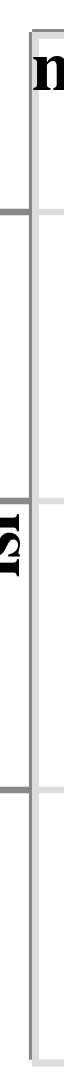

This figure's notebook cell:
### Markdown cell above
It's because of trial, look:

### Code cell
bw.plot_posteriors_no_slope(x='stim', color='neuron:N')
bw.facet(column='mouse')

### Figure 1 — Vega-Lite specification as saved in the notebook (floating-point values rounded to 4 significant figures)
{"config": {"view": {"continuousWidth": 400, "continuousHeight": 300}}, "hconcat": [{"layer": [{"mark": {"type": "line", "fill": null}, "encoding": {"color": {"type": "nominal", "field": "neuron"}, "detail": {"type": "ordinal", "field": ""}, "opacity": {"value": 0.2}, "size": {"value": 0.9}, "x": {"type": "ordinal", "field": "stim"}, "y": {"type": "quantitative", "field": "isi", "scale": {"clamp": true, "domain": [0.02146, 0.09268], "zero": false}}}}], "height": 160, "resolve": {"scale": {"y": "independent"}}, "title": "mouse 0  ", "transform": [{"filter": "(datum['mouse'] === '0')"}], "width": 150}, {"layer": [{"mark": {"type": "line", "fill": null}, "encoding": {"color": {"type": "nominal", "field": "neuron"}, "detail": {"type": "ordinal", "field": ""}, "opacity": {"value": 0.2}, "size": {"value": 0.9}, "x": {"type": "ordinal", "field": "stim"}, "y": {"type": "quantitative", "field": "isi", "scale": {"clamp": true, "domain": [0.02146, 0.09268], "zero": false}}}}], "height": 160, "resolve": {"scale": {"y": "independent"}}, "title": "mouse 1  ", "transform": [{"filter": "(datum['mouse'] === '1')"}], "width": 150}, {"layer": [{"mark": {"type": "line", "fill": null}, "encoding": {"color": {"type": "nominal", "field": "neuron"}, "detail": {"type": "ordinal", "field": ""}, "opacity": {"value": 0.2}, "size": {"value": 0.9}, "x": {"type": "ordinal", "field": "stim"}, "y": {"type": "quantitative", "field": "isi", "scale": {"clamp": true, "domain": [0.02146, 0.09268], "zero": false}}}}], "height": 160, "resolve": {"scale": {"y": "independent"}}, "title": "mouse 2  ", "transform": [{"filter": "(datum['mouse'] === '2')"}], "width": 150}, {"layer": [{"mark": {"type": "line", "fill": null}, "encoding": {"color": {"type": "nominal", "field": "neuron"}, "detail": {"type": "ordinal", "field": ""}, "opacity": {"value": 0.2}, "size": {"value": 0.9}, "x": {"type": "ordinal", "field": "stim"}, "y": {"type": "quantitative", "field": "isi", "scale": {"clamp": true, "domain": [0.02146, 0.09268], "zero": false}}}}], "height": 160, "resolve": {"scale": {"y": "independent"}}, "title": "mouse 3  ", "transform": [{"filter": "(datum['mouse'] === '3')"}], "width": 150}], "data": {"name": "data-5da0c5747e1fab868dd4320fd6cb422f"}, "$schema": "https://vega.github.io/schema/vega-lite/v4.8.1.json", "datasets": {"data-5da0c5747e1fab868dd4320fd6cb422f": [{"stim": 0, "i_trial": 0, "mouse_code": 0, "neuron_code": 0, "mouse": "0", "neuron_x_mouse": "0m0bayes", "neuron": 0, "log_firing_rate": 1.893, "Firing rate": 78.2, "firing_rate": 78.2, "i_spike": 51.5, "isi": 0.06841, "combined_condition": 0}, {"stim": 0, "i_trial": 0, "mouse_code": 0, "neuron_code": 4, "mouse": "0", "neuron_x_mouse": "1m0bayes", "neuron": 1, "log_firing_rate": 1.873, "Firing rate": 74.66, "firing_rate": 74.66, "i_spike": 73.0, "isi": 0.04698, "combined_condition": 1}, {"stim": 0, "i_trial": 0, "mouse_code": 0, "neuron_code": 8, "mouse": "0", "neuron_x_mouse": "2m0bayes", "neuron": 2, "log_firing_rate": 2.435, "Firing rate": 272.4, "firing_rate": 272.4, "i_spike": 162.5, "isi": 0.02145, "combined_condition": 2}, {"stim": 0, "i_trial": 0, "mouse_code": 1, "neuron_code": 1, "mouse": "1", "neuron_x_mouse": "0m1bayes", "neuron": 0, "log_firing_rate": 1.575, "Firing rate": 37.62, "firing_rate": 37.62, "i_spike": 29.5, "isi": 0.1205, "combined_condition": 0}, {"stim": 0, "i_trial": 0, "mouse_code": 1, "neuron_code": 5, "mouse": "1", "neuron_x_mouse": "1m1bayes", "neuron": 1, "log_firing_rate": 2.149, "Firing rate": 141.0, "firing_rate": 141.0, "i_spike": 79.5, "isi": 0.04353, "combined_condition": 1}, {"stim": 0, "i_trial": 0, "mouse_code": 1, "neuron_code": 9, "mouse": "1", "neuron_x_mouse": "2m1bayes", "neuron": 2, "log_firing_rate": 2.737, "Firing rate": 545.2, "firing_rate": 545.2, "i_spike": 146.0, "isi": 0.02374, "combined_condition": 2}, {"stim": 0, "i_trial": 0, "mouse_code": 2, "neuron_code": 2, "mouse": "2", "neuron_x_mouse": "0m2bayes", "neuron": 0, "log_firing_rate": 1.992, "Firing rate": 98.25, "firing_rate": 98.25, "i_spike": 47.5, "isi": 0.07373, "combined_condition": 0}, {"stim": 0, "i_trial": 0, "mouse_code": 2, "neuron_code": 6, "mouse": "2", "neuron_x_mouse": "1m2bayes", "neuron": 1, "log_firing_rate": 2.329, "Firing rate": 213.2, "firing_rate": 213.2, "i_spike": 68.5, "isi": 0.05122, "combined_condition": 1}, {"stim": 0, "i_trial": 0, "mouse_code": 2, "neuron_code": 10, "mouse": "2", "neuron_x_mouse": "2m2bayes", "neuron": 2, "log_firing_rate": 2.284, "Firing rate": 192.4, "firing_rate": 192.4, "i_spike": 161.0, "isi": 0.02166, "combined_condition": 2}, {"stim": 0, "i_trial": 0, "mouse_code": 3, "neuron_code": 3, "mouse": "3", "neuron_x_mouse": "0m3bayes", "neuron": 0, "log_firing_rate": 1.841, "Firing rate": 69.27, "firing_rate": 69.27, "i_spike": 42.5, "isi": 0.08292, "combined_condition": 0}, {"stim": 0, "i_trial": 0, "mouse_code": 3, "neuron_code": 7, "mouse": "3", "neuron_x_mouse": "1m3bayes", "neuron": 1, "log_firing_rate": 1.987, "Firing rate": 96.98, "firing_rate": 96.98, "i_spike": 73.0, "isi": 0.04736, "combined_condition": 1}, {"stim": 0, "i_trial": 0, "mouse_code": 3, "neuron_code": 11, "mouse": "3", "neuron_x_mouse": "2m3bayes", "neuron": 2, "log_firing_rate": 2.469, "Firing rate": 294.7, "firing_rate": 294.7, "i_spike": 148.0, "isi": 0.02364, "combined_condition": 2}, {"stim": 0, "i_trial": 1, "mouse_code": 0, "neuron_code": 0, "mouse": "0", "neuron_x_mouse": "0m0bayes", "neuron": 0, "log_firing_rate": 2.033, "Firing rate": 108.0, "firing_rate": 108.0, "i_spike": 40.0, "isi": 0.08403, "combined_condition": 0}, {"stim": 0, "i_trial": 1, "mouse_code": 0, "neuron_code": 4, "mouse": "0", "neuron_x_mouse": "1m0bayes", "neuron": 1, "log_firing_rate": 2.313, "Firing rate": 205.7, "firing_rate": 205.7, "i_spike": 76.0, "isi": 0.04619, "combined_condition": 1}, {"stim": 0, "i_trial": 1, "mouse_code": 0, "neuron_code": 8, "mouse": "0", "neuron_x_mouse": "2m0bayes", "neuron": 2, "log_firing_rate": 2.378, "Firing rate": 238.8, "firing_rate": 238.8, "i_spike": 154.5, "isi": 0.0226, "combined_condition": 2}, {"stim": 0, "i_trial": 1, "mouse_code": 1, "neuron_code": 1, "mouse": "1", "neuron_x_mouse": "0m1bayes", "neuron": 0, "log_firing_rate": 1.69, "Firing rate": 48.99, "firing_rate": 48.99, "i_spike": 38.5, "isi": 0.08849, "combined_condition": 0}, {"stim": 0, "i_trial": 1, "mouse_code": 1, "neuron_code": 5, "mouse": "1", "neuron_x_mouse": "1m1bayes", "neuron": 1, "log_firing_rate": 2.045, "Firing rate": 111.0, "firing_rate": 111.0, "i_spike": 70.0, "isi": 0.0495, "combined_condition": 1}, {"stim": 0, "i_trial": 1, "mouse_code": 1, "neuron_code": 9, "mouse": "1", "neuron_x_mouse": "2m1bayes", "neuron": 2, "log_firing_rate": 2.237, "Firing rate": 172.6, "firing_rate": 172.6, "i_spike": 163.0, "isi": 0.02142, "combined_condition": 2}, {"stim": 0, "i_trial": 1, "mouse_code": 2, "neuron_code": 2, "mouse": "2", "neuron_x_mouse": "0m2bayes", "neuron": 0, "log_firing_rate": 1.941, "Firing rate": 87.29, "firing_rate": 87.29, "i_spike": 39.5, "isi": 0.08719, "combined_condition": 0}, {"stim": 0, "i_trial": 1, "mouse_code": 2, "neuron_code": 6, "mouse": "2", "neuron_x_mouse": "1m2bayes", "neuron": 1, "log_firing_rate": 2.49, "Firing rate": 309.2, "firing_rate": 309.2, "i_spike": 84.5, "isi": 0.04133, "combined_condition": 1}, {"stim": 0, "i_trial": 1, "mouse_code": 2, "neuron_code": 10, "mouse": "2", "neuron_x_mouse": "2m2bayes", "neuron": 2, "log_firing_rate": 2.3, "Firing rate": 199.5, "firing_rate": 199.5, "i_spike": 148.5, "isi": 0.02355, "combined_condition": 2}, {"stim": 0, "i_trial": 1, "mouse_code": 3, "neuron_code": 3, "mouse": "3", "neuron_x_mouse": "0m3bayes", "neuron": 0, "log_firing_rate": 2.768, "Firing rate": 585.9, "firing_rate": 585.9, "i_spike": 48.0, "isi": 0.06972, "combined_condition": 0}, {"stim": 0, "i_trial": 1, "mouse_code": 3, "neuron_code": 7, "mouse": "3", "neuron_x_mouse": "1m3bayes", "neuron": 1, "log_firing_rate": 2.242, "Firing rate": 174.4, "firing_rate": 174.4, "i_spike": 75.5, "isi": 0.04562, "combined_condition": 1}, {"stim": 0, "i_trial": 1, "mouse_code": 3, "neuron_code": 11, "mouse": "3", "neuron_x_mouse": "2m3bayes", "neuron": 2, "log_firing_rate": 2.53, "Firing rate": 339.1, "firing_rate": 339.1, "i_spike": 140.5, "isi": 0.02466, "combined_condition": 2}, {"stim": 0, "i_trial": 2, "mouse_code": 0, "neuron_code": 0, "mouse": "0", "neuron_x_mouse": "0m0bayes", "neuron": 0, "log_firing_rate": 1.678, "Firing rate": 47.66, "firing_rate": 47.66, "i_spike": 41.5, "isi": 0.08284, "combined_condition": 0}, {"stim": 0, "i_trial": 2, "mouse_code": 0, "neuron_code": 4, "mouse": "0", "neuron_x_mouse": "1m0bayes", "neuron": 1, "log_firing_rate": 1.973, "Firing rate": 94.0, "firing_rate": 94.0, "i_spike": 74.0, "isi": 0.04751, "combined_condition": 1}, {"stim": 0, "i_trial": 2, "mouse_code": 0, "neuron_code": 8, "mouse": "0", "neuron_x_mouse": "2m0bayes", "neuron": 2, "log_firing_rate": 2.59, "Firing rate": 389.4, "firing_rate": 389.4, "i_spike": 142.0, "isi": 0.02407, "combined_condition": 2}, {"stim": 0, "i_trial": 2, "mouse_code": 1, "neuron_code": 1, "mouse": "1", "neuron_x_mouse": "0m1bayes", "neuron": 0, "log_firing_rate": 2.023, "Firing rate": 105.3, "firing_rate": 105.3, "i_spike": 43.5, "isi": 0.07867, "combined_condition": 0}, {"stim": 0, "i_trial": 2, "mouse_code": 1, "neuron_code": 5, "mouse": "1", "neuron_x_mouse": "1m1bayes", "neuron": 1, "log_firing_rate": 2.264, "Firing rate": 183.6, "firing_rate": 183.6, "i_spike": 75.0, "isi": 0.0468, "combined_condition": 1}, {"stim": 0, "i_trial": 2, "mouse_code": 1, "neuron_code": 9, "mouse": "1", "neuron_x_mouse": "2m1bayes", "neuron": 2, "log_firing_rate": 2.369, "Firing rate": 234.1, "firing_rate": 234.1, "i_spike": 157.0, "isi": 0.02227, "combined_condition": 2}, {"stim": 0, "i_trial": 2, "mouse_code": 2, "neuron_code": 2, "mouse": "2", "neuron_x_mouse": "0m2bayes", "neuron": 0, "log_firing_rate": 2.24, "Firing rate": 173.8, "firing_rate": 173.8, "i_spike": 45.5, "isi": 0.07605, "combined_condition": 0}, {"stim": 0, "i_trial": 2, "mouse_code": 2, "neuron_code": 6, "mouse": "2", "neuron_x_mouse": "1m2bayes", "neuron": 1, "log_firing_rate": 1.963, "Firing rate": 91.79, "firing_rate": 91.79, "i_spike": 72.5, "isi": 0.04801, "combined_condition": 1}, {"stim": 0, "i_trial": 2, "mouse_code": 2, "neuron_code": 10, "mouse": "2", "neuron_x_mouse": "2m2bayes", "neuron": 2, "log_firing_rate": 2.578, "Firing rate": 378.8, "firing_rate": 378.8, "i_spike": 162.5, "isi": 0.02146, "combined_condition": 2}, {"stim": 0, "i_trial": 2, "mouse_code": 3, "neuron_code": 3, "mouse": "3", "neuron_x_mouse": "0m3bayes", "neuron": 0, "log_firing_rate": 1.525, "Firing rate": 33.49, "firing_rate": 33.49, "i_spike": 44.5, "isi": 0.07611, "combined_condition": 0}, {"stim": 0, "i_trial": 2, "mouse_code": 3, "neuron_code": 7, "mouse": "3", "neuron_x_mouse": "1m3bayes", "neuron": 1, "log_firing_rate": 1.959, "Firing rate": 91.03, "firing_rate": 91.03, "i_spike": 80.0, "isi": 0.04292, "combined_condition": 1}, {"stim": 0, "i_trial": 2, "mouse_code": 3, "neuron_code": 11, "mouse": "3", "neuron_x_mouse": "2m3bayes", "neuron": 2, "log_firing_rate": 2.408, "Firing rate": 255.6, "firing_rate": 255.6, "i_spike": 142.0, "isi": 0.02463, "combined_condition": 2}, {"stim": 0, "i_trial": 3, "mouse_code": 0, "neuron_code": 0, "mouse": "0", "neuron_x_mouse": "0m0bayes", "neuron": 0, "log_firing_rate": 2.028, "Firing rate": 106.6, "firing_rate": 106.6, "i_spike": 51.0, "isi": 0.06746, "combined_condition": 0}, {"stim": 0, "i_trial": 3, "mouse_code": 0, "neuron_code": 4, "mouse": "0", "neuron_x_mouse": "1m0bayes", "neuron": 1, "log_firing_rate": 1.935, "Firing rate": 86.11, "firing_rate": 86.11, "i_spike": 67.0, "isi": 0.05174, "combined_condition": 1}, {"stim": 0, "i_trial": 3, "mouse_code": 0, "neuron_code": 8, "mouse": "0", "neuron_x_mouse": "2m0bayes", "neuron": 2, "log_firing_rate": 2.528, "Firing rate": 337.0, "firing_rate": 337.0, "i_spike": 165.5, "isi": 0.02119, "combined_condition": 2}, {"stim": 0, "i_trial": 3, "mouse_code": 1, "neuron_code": 1, "mouse": "1", "neuron_x_mouse": "0m1bayes", "neuron": 0, "log_firing_rate": 2.026, "Firing rate": 106.3, "firing_rate": 106.3, "i_spike": 32.0, "isi": 0.1012, "combined_condition": 0}, {"stim": 0, "i_trial": 3, "mouse_code": 1, "neuron_code": 5, "mouse": "1", "neuron_x_mouse": "1m1bayes", "neuron": 1, "log_firing_rate": 2.269, "Firing rate": 185.6, "firing_rate": 185.6, "i_spike": 68.5, "isi": 0.0513, "combined_condition": 1}, {"stim": 0, "i_trial": 3, "mouse_code": 1, "neuron_code": 9, "mouse": "1", "neuron_x_mouse": "2m1bayes", "neuron": 2, "log_firing_rate": 2.282, "Firing rate": 191.3, "firing_rate": 191.3, "i_spike": 148.5, "isi": 0.0235, "combined_condition": 2}, {"stim": 0, "i_trial": 3, "mouse_code": 2, "neuron_code": 2, "mouse": "2", "neuron_x_mouse": "0m2bayes", "neuron": 0, "log_firing_rate": 1.637, "Firing rate": 43.36, "firing_rate": 43.36, "i_spike": 44.5, "isi": 0.07895, "combined_condition": 0}, {"stim": 0, "i_trial": 3, "mouse_code": 2, "neuron_code": 6, "mouse": "2", "neuron_x_mouse": "1m2bayes", "neuron": 1, "log_firing_rate": 2.212, "Firing rate": 163.0, "firing_rate": 163.0, "i_spike": 69.0, "isi": 0.05063, "combined_condition": 1}, {"stim": 0, "i_trial": 3, "mouse_code": 2, "neuron_code": 10, "mouse": "2", "neuron_x_mouse": "2m2bayes", "neuron": 2, "log_firing_rate": 2.44, "Firing rate": 275.4, "firing_rate": 275.4, "i_spike": 148.5, "isi": 0.02361, "combined_condition": 2}, {"stim": 0, "i_trial": 3, "mouse_code": 3, "neuron_code": 3, "mouse": "3", "neuron_x_mouse": "0m3bayes", "neuron": 0, "log_firing_rate": 1.735, "Firing rate": 54.33, "firing_rate": 54.33, "i_spike": 31.0, "isi": 0.1121, "combined_condition": 0}, {"stim": 0, "i_trial": 3, "mouse_code": 3, "neuron_code": 7, "mouse": "3", "neuron_x_mouse": "1m3bayes", "neuron": 1, "log_firing_rate": 1.973, "Firing rate": 93.98, "firing_rate": 93.98, "i_spike": 73.5, "isi": 0.0467, "combined_condition": 1}, {"stim": 0, "i_trial": 3, "mouse_code": 3, "neuron_code": 11, "mouse": "3", "neuron_x_mouse": "2m3bayes", "neuron": 2, "log_firing_rate": 2.492, "Firing rate": 310.5, "firing_rate": 310.5, "i_spike": 151.0, "isi": 0.02316, "combined_condition": 2}, {"stim": 0, "i_trial": 4, "mouse_code": 0, "neuron_code": 0, "mouse": "0", "neuron_x_mouse": "0m0bayes", "neuron": 0, "log_firing_rate": 1.68, "Firing rate": 47.9, "firing_rate": 47.9, "i_spike": 43.5, "isi": 0.0802, "combined_condition": 0}, {"stim": 0, "i_trial": 4, "mouse_code": 0, "neuron_code": 4, "mouse": "0", "neuron_x_mouse": "1m0bayes", "neuron": 1, "log_firing_rate": 2.151, "Firing rate": 141.4, "firing_rate": 141.4, "i_spike": 80.0, "isi": 0.04352, "combined_condition": 1}, {"stim": 0, "i_trial": 4, "mouse_code": 0, "neuron_code": 8, "mouse": "0", "neuron_x_mouse": "2m0bayes", "neuron": 2, "log_firing_rate": 2.389, "Firing rate": 245.1, "firing_rate": 245.1, "i_spike": 152.0, "isi": 0.02298, "combined_condition": 2}, {"stim": 0, "i_trial": 4, "mouse_code": 1, "neuron_code": 1, "mouse": "1", "neuron_x_mouse": "0m1bayes", "neuron": 0, "log_firing_rate": 1.738, "Firing rate": 54.72, "firing_rate": 54.72, "i_spike": 49.5, "isi": 0.07002, "combined_condition": 0}, {"stim": 0, "i_trial": 4, "mouse_code": 1, "neuron_code": 5, "mouse": "1", "neuron_x_mouse": "1m1bayes", "neuron": 1, "log_firing_rate": 2.31, "Firing rate": 204.4, "firing_rate": 204.4, "i_spike": 77.0, "isi": 0.04502, "combined_condition": 1}, {"stim": 0, "i_trial": 4, "mouse_code": 1, "neuron_code": 9, "mouse": "1", "neuron_x_mouse": "2m1bayes", "neuron": 2, "log_firing_rate": 3.193, "Firing rate": 1558.0, "firing_rate": 1558.0, "i_spike": 148.5, "isi": 0.02358, "combined_condition": 2}, {"stim": 0, "i_trial": 4, "mouse_code": 2, "neuron_code": 2, "mouse": "2", "neuron_x_mouse": "0m2bayes", "neuron": 0, "log_firing_rate": 1.809, "Firing rate": 64.45, "firing_rate": 64.45, "i_spike": 37.5, "isi": 0.0926, "combined_condition": 0}, {"stim": 0, "i_trial": 4, "mouse_code": 2, "neuron_code": 6, "mouse": "2", "neuron_x_mouse": "1m2bayes", "neuron": 1, "log_firing_rate": 2.556, "Firing rate": 360.0, "firing_rate": 360.0, "i_spike": 76.5, "isi": 0.04574, "combined_condition": 1}, {"stim": 0, "i_trial": 4, "mouse_code": 2, "neuron_code": 10, "mouse": "2", "neuron_x_mouse": "2m2bayes", "neuron": 2, "log_firing_rate": 2.808, "Firing rate": 643.3, "firing_rate": 643.3, "i_spike": 168.0, "isi": 0.0208, "combined_condition": 2}, {"stim": 0, "i_trial": 4, "mouse_code": 3, "neuron_code": 3, "mouse": "3", "neuron_x_mouse": "0m3bayes", "neuron": 0, "log_firing_rate": 1.78, "Firing rate": 60.22, "firing_rate": 60.22, "i_spike": 54.5, "isi": 0.06431, "combined_condition": 0}, {"stim": 0, "i_trial": 4, "mouse_code": 3, "neuron_code": 7, "mouse": "3", "neuron_x_mouse": "1m3bayes", "neuron": 1, "log_firing_rate": 2.031, "Firing rate": 107.3, "firing_rate": 107.3, "i_spike": 84.0, "isi": 0.04119, "combined_condition": 1}, {"stim": 0, "i_trial": 4, "mouse_code": 3, "neuron_code": 11, "mouse": "3", "neuron_x_mouse": "2m3bayes", "neuron": 2, "log_firing_rate": 2.545, "Firing rate": 350.8, "firing_rate": 350.8, "i_spike": 153.0, "isi": 0.02271, "combined_condition": 2}, {"stim": 1, "i_trial": 0, "mouse_code": 0, "neuron_code": 0, "mouse": "0", "neuron_x_mouse": "0m0bayes", "neuron": 0, "log_firing_rate": 1.523, "Firing rate": 33.31, "firing_rate": 33.31, "i_spike": 33.5, "isi": 0.1042, "combined_condition": 0}, {"stim": 1, "i_trial": 0, "mouse_code": 0, "neuron_code": 4, "mouse": "0", "neuron_x_mouse": "1m0bayes", "neuron": 1, "log_firing_rate": 1.952, "Firing rate": 89.54, "firing_rate": 89.54, "i_spike": 76.5, "isi": 0.04575, "combined_condition": 1}, {"stim": 1, "i_trial": 0, "mouse_code": 0, "neuron_code": 8, "mouse": "0", "neuron_x_mouse": "2m0bayes", "neuron": 2, "log_firing_rate": 2.458, "Firing rate": 287.0, "firing_rate": 287.0, "i_spike": 167.5, "isi": 0.0209, "combined_condition": 2}, {"stim": 1, "i_trial": 0, "mouse_code": 1, "neuron_code": 1, "mouse": "1", "neuron_x_mouse": "0m1bayes", "neuron": 0, "log_firing_rate": 2.138, "Firing rate": 137.5, "firing_rate": 137.5, "i_spike": 60.0, "isi": 0.05849, "combined_condition": 0}, {"stim": 1, "i_trial": 0, "mouse_code": 1, "neuron_code": 5, "mouse": "1", "neuron_x_mouse": "1m1bayes", "neuron": 1, "log_firing_rate": 1.993, "Firing rate": 98.47, "firing_rate": 98.47, "i_spike": 93.0, "isi": 0.03779, "combined_condition": 1}, {"stim": 1, "i_trial": 0, "mouse_code": 1, "neuron_code": 9, "mouse": "1", "neuron_x_mouse": "2m1bayes", "neuron": 2, "log_firing_rate": 2.262, "Firing rate": 182.7, "firing_rate": 182.7, "i_spike": 139.5, "isi": 0.02508, "combined_condition": 2}, {"stim": 1, "i_trial": 0, "mouse_code": 2, "neuron_code": 2, "mouse": "2", "neuron_x_mouse": "0m2bayes", "neuron": 0, "log_firing_rate": 2.433, "Firing rate": 271.2, "firing_rate": 271.2, "i_spike": 96.5, "isi": 0.03595, "combined_condition": 0}, {"stim": 1, "i_trial": 0, "mouse_code": 2, "neuron_code": 6, "mouse": "2", "neuron_x_mouse": "1m2bayes", "neuron": 1, "log_firing_rate": 2.794, "Firing rate": 622.5, "firing_rate": 622.5, "i_spike": 109.0, "isi": 0.03216, "combined_condition": 1}, {"stim": 1, "i_trial": 0, "mouse_code": 2, "neuron_code": 10, "mouse": "2", "neuron_x_mouse": "2m2bayes", "neuron": 2, "log_firing_rate": 2.359, "Firing rate": 228.4, "firing_rate": 228.4, "i_spike": 147.5, "isi": 0.02375, "combined_condition": 2}, {"stim": 1, "i_trial": 0, "mouse_code": 3, "neuron_code": 3, "mouse": "3", "neuron_x_mouse": "0m3bayes", "neuron": 0, "log_firing_rate": 2.712, "Firing rate": 514.7, "firing_rate": 514.7, "i_spike": 115.5, "isi": 0.02964, "combined_condition": 0}, {"stim": 1, "i_trial": 0, "mouse_code": 3, "neuron_code": 7, "mouse": "3", "neuron_x_mouse": "1m3bayes", "neuron": 1, "log_firing_rate": 2.301, "Firing rate": 200.2, "firing_rate": 200.2, "i_spike": 135.0, "isi": 0.02593, "combined_condition": 1}, {"stim": 1, "i_trial": 0, "mouse_code": 3, "neuron_code": 11, "mouse": "3", "neuron_x_mouse": "2m3bayes", "neuron": 2, "log_firing_rate": 2.873, "Firing rate": 747.1, "firing_rate": 747.1, "i_spike": 144.5, "isi": 0.02423, "combined_condition": 2}, {"stim": 1, "i_trial": 1, "mouse_code": 0, "neuron_code": 0, "mouse": "0", "neuron_x_mouse": "0m0bayes", "neuron": 0, "log_firing_rate": 2.172, "Firing rate": 148.6, "firing_rate": 148.6, "i_spike": 48.0, "isi": 0.07264, "combined_condition": 0}, {"stim": 1, "i_trial": 1, "mouse_code": 0, "neuron_code": 4, "mouse": "0", "neuron_x_mouse": "1m0bayes", "neuron": 1, "log_firing_rate": 1.954, "Firing rate": 89.98, "firing_rate": 89.98, "i_spike": 66.0, "isi": 0.05291, "combined_condition": 1}, {"stim": 1, "i_trial": 1, "mouse_code": 0, "neuron_code": 8, "mouse": "0", "neuron_x_mouse": "2m0bayes", "neuron": 2, "log_firing_rate": 2.557, "Firing rate": 360.3, "firing_rate": 360.3, "i_spike": 140.5, "isi": 0.02477, "combined_condition": 2}, {"stim": 1, "i_trial": 1, "mouse_code": 1, "neuron_code": 1, "mouse": "1", "neuron_x_mouse": "0m1bayes", "neuron": 0, "log_firing_rate": 2.086, "Firing rate": 121.9, "firing_rate": 121.9, "i_spike": 85.0, "isi": 0.04121, "combined_condition": 0}, {"stim": 1, "i_trial": 1, "mouse_code": 1, "neuron_code": 5, "mouse": "1", "neuron_x_mouse": "1m1bayes", "neuron": 1, "log_firing_rate": 2.952, "Firing rate": 896.4, "firing_rate": 896.4, "i_spike": 97.5, "isi": 0.03521, "combined_condition": 1}, {"stim": 1, "i_trial": 1, "mouse_code": 1, "neuron_code": 9, "mouse": "1", "neuron_x_mouse": "2m1bayes", "neuron": 2, "log_firing_rate": 2.765, "Firing rate": 581.7, "firing_rate": 581.7, "i_spike": 157.0, "isi": 0.02199, "combined_condition": 2}, {"stim": 1, "i_trial": 1, "mouse_code": 2, "neuron_code": 2, "mouse": "2", "neuron_x_mouse": "0m2bayes", "neuron": 0, "log_firing_rate": 2.169, "Firing rate": 147.4, "firing_rate": 147.4, "i_spike": 77.0, "isi": 0.04509, "combined_condition": 0}, {"stim": 1, "i_trial": 1, "mouse_code": 2, "neuron_code": 6, "mouse": "2", "neuron_x_mouse": "1m2bayes", "neuron": 1, "log_firing_rate": 3.227, "Firing rate": 1687.0, "firing_rate": 1687.0, "i_spike": 105.5, "isi": 0.03333, "combined_condition": 1}, {"stim": 1, "i_trial": 1, "mouse_code": 2, "neuron_code": 10, "mouse": "2", "neuron_x_mouse": "2m2bayes", "neuron": 2, "log_firing_rate": 3.003, "Firing rate": 1006.0, "firing_rate": 1006.0, "i_spike": 158.0, "isi": 0.02176, "combined_condition": 2}, {"stim": 1, "i_trial": 1, "mouse_code": 3, "neuron_code": 3, "mouse": "3", "neuron_x_mouse": "0m3bayes", "neuron": 0, "log_firing_rate": 2.471, "Firing rate": 295.5, "firing_rate": 295.5, "i_spike": 110.0, "isi": 0.03115, "combined_condition": 0}, {"stim": 1, "i_trial": 1, "mouse_code": 3, "neuron_code": 7, "mouse": "3", "neuron_x_mouse": "1m3bayes", "neuron": 1, "log_firing_rate": 2.486, "Firing rate": 305.9, "firing_rate": 305.9, "i_spike": 115.0, "isi": 0.02959, "combined_condition": 1}, {"stim": 1, "i_trial": 1, "mouse_code": 3, "neuron_code": 11, "mouse": "3", "neuron_x_mouse": "2m3bayes", "neuron": 2, "log_firing_rate": 2.293, "Firing rate": 196.2, "firing_rate": 196.2, "i_spike": 151.5, "isi": 0.02314, "combined_condition": 2}, {"stim": 1, "i_trial": 2, "mouse_code": 0, "neuron_code": 0, "mouse": "0", "neuron_x_mouse": "0m0bayes", "neuron": 0, "log_firing_rate": 2.346, "Firing rate": 222.0, "firing_rate": 222.0, "i_spike": 37.0, "isi": 0.09514, "combined_condition": 0}, {"stim": 1, "i_trial": 2, "mouse_code": 0, "neuron_code": 4, "mouse": "0", "neuron_x_mouse": "1m0bayes", "neuron": 1, "log_firing_rate": 2.599, "Firing rate": 397.0, "firing_rate": 397.0, "i_spike": 97.0, "isi": 0.03622, "combined_condition": 1}, {"stim": 1, "i_trial": 2, "mouse_code": 0, "neuron_code": 8, "mouse": "0", "neuron_x_mouse": "2m0bayes", "neuron": 2, "log_firing_rate": 2.755, "Firing rate": 568.5, "firing_rate": 568.5, "i_spike": 152.5, "isi": 0.02299, "combined_condition": 2}, {"stim": 1, "i_trial": 2, "mouse_code": 1, "neuron_code": 1, "mouse": "1", "neuron_x_mouse": "0m1bayes", "neuron": 0, "log_firing_rate": 2.365, "Firing rate": 231.6, "firing_rate": 231.6, "i_spike": 63.0, "isi": 0.05406, "combined_condition": 0}, {"stim": 1, "i_trial": 2, "mouse_code": 1, "neuron_code": 5, "mouse": "1", "neuron_x_mouse": "1m1bayes", "neuron": 1, "log_firing_rate": 2.145, "Firing rate": 139.6, "firing_rate": 139.6, "i_spike": 100.5, "isi": 0.03401, "combined_condition": 1}, {"stim": 1, "i_trial": 2, "mouse_code": 1, "neuron_code": 9, "mouse": "1", "neuron_x_mouse": "2m1bayes", "neuron": 2, "log_firing_rate": 2.629, "Firing rate": 426.1, "firing_rate": 426.1, "i_spike": 151.0, "isi": 0.02321, "combined_condition": 2}, {"stim": 1, "i_trial": 2, "mouse_code": 2, "neuron_code": 2, "mouse": "2", "neuron_x_mouse": "0m2bayes", "neuron": 0, "log_firing_rate": 2.413, "Firing rate": 259.1, "firing_rate": 259.1, "i_spike": 99.5, "isi": 0.03465, "combined_condition": 0}, {"stim": 1, "i_trial": 2, "mouse_code": 2, "neuron_code": 6, "mouse": "2", "neuron_x_mouse": "1m2bayes", "neuron": 1, "log_firing_rate": 2.139, "Firing rate": 137.7, "firing_rate": 137.7, "i_spike": 106.0, "isi": 0.0328, "combined_condition": 1}, {"stim": 1, "i_trial": 2, "mouse_code": 2, "neuron_code": 10, "mouse": "2", "neuron_x_mouse": "2m2bayes", "neuron": 2, "log_firing_rate": 2.265, "Firing rate": 184.1, "firing_rate": 184.1, "i_spike": 161.5, "isi": 0.02161, "combined_condition": 2}, {"stim": 1, "i_trial": 2, "mouse_code": 3, "neuron_code": 3, "mouse": "3", "neuron_x_mouse": "0m3bayes", "neuron": 0, "log_firing_rate": 2.648, "Firing rate": 444.7, "firing_rate": 444.7, "i_spike": 100.0, "isi": 0.03381, "combined_condition": 0}, {"stim": 1, "i_trial": 2, "mouse_code": 3, "neuron_code": 7, "mouse": "3", "neuron_x_mouse": "1m3bayes", "neuron": 1, "log_firing_rate": 2.214, "Firing rate": 163.7, "firing_rate": 163.7, "i_spike": 96.5, "isi": 0.03633, "combined_condition": 1}, {"stim": 1, "i_trial": 2, "mouse_code": 3, "neuron_code": 11, "mouse": "3", "neuron_x_mouse": "2m3bayes", "neuron": 2, "log_firing_rate": 2.435, "Firing rate": 272.0, "firing_rate": 272.0, "i_spike": 164.5, "isi": 0.02112, "combined_condition": 2}, {"stim": 1, "i_trial": 3, "mouse_code": 0, "neuron_code": 0, "mouse": "0", "neuron_x_mouse": "0m0bayes", "neuron": 0, "log_firing_rate": 1.631, "Firing rate": 42.71, "firing_rate": 42.71, "i_spike": 49.5, "isi": 0.07075, "combined_condition": 0}, {"stim": 1, "i_trial": 3, "mouse_code": 0, "neuron_code": 4, "mouse": "0", "neuron_x_mouse": "1m0bayes", "neuron": 1, "log_firing_rate": 2.012, "Firing rate": 102.8, "firing_rate": 102.8, "i_spike": 67.5, "isi": 0.05165, "combined_condition": 1}, {"stim": 1, "i_trial": 3, "mouse_code": 0, "neuron_code": 8, "mouse": "0", "neuron_x_mouse": "2m0bayes", "neuron": 2, "log_firing_rate": 2.311, "Firing rate": 204.6, "firing_rate": 204.6, "i_spike": 154.0, "isi": 0.02275, "combined_condition": 2}, {"stim": 1, "i_trial": 3, "mouse_code": 1, "neuron_code": 1, "mouse": "1", "neuron_x_mouse": "0m1bayes", "neuron": 0, "log_firing_rate": 2.423, "Firing rate": 264.6, "firing_rate": 264.6, "i_spike": 69.0, "isi": 0.04872, "combined_condition": 0}, {"stim": 1, "i_trial": 3, "mouse_code": 1, "neuron_code": 5, "mouse": "1", "neuron_x_mouse": "1m1bayes", "neuron": 1, "log_firing_rate": 2.537, "Firing rate": 344.6, "firing_rate": 344.6, "i_spike": 93.0, "isi": 0.03755, "combined_condition": 1}, {"stim": 1, "i_trial": 3, "mouse_code": 1, "neuron_code": 9, "mouse": "1", "neuron_x_mouse": "2m1bayes", "neuron": 2, "log_firing_rate": 2.639, "Firing rate": 435.3, "firing_rate": 435.3, "i_spike": 146.0, "isi": 0.02373, "combined_condition": 2}, {"stim": 1, "i_trial": 3, "mouse_code": 2, "neuron_code": 2, "mouse": "2", "neuron_x_mouse": "0m2bayes", "neuron": 0, "log_firing_rate": 2.377, "Firing rate": 238.0, "firing_rate": 238.0, "i_spike": 91.5, "isi": 0.03787, "combined_condition": 0}, {"stim": 1, "i_trial": 3, "mouse_code": 2, "neuron_code": 6, "mouse": "2", "neuron_x_mouse": "1m2bayes", "neuron": 1, "log_firing_rate": 2.232, "Firing rate": 170.7, "firing_rate": 170.7, "i_spike": 103.5, "isi": 0.03294, "combined_condition": 1}, {"stim": 1, "i_trial": 3, "mouse_code": 2, "neuron_code": 10, "mouse": "2", "neuron_x_mouse": "2m2bayes", "neuron": 2, "log_firing_rate": 2.332, "Firing rate": 214.9, "firing_rate": 214.9, "i_spike": 143.5, "isi": 0.02406, "combined_condition": 2}, {"stim": 1, "i_trial": 3, "mouse_code": 3, "neuron_code": 3, "mouse": "3", "neuron_x_mouse": "0m3bayes", "neuron": 0, "log_firing_rate": 2.849, "Firing rate": 706.9, "firing_rate": 706.9, "i_spike": 117.5, "isi": 0.02909, "combined_condition": 0}, {"stim": 1, "i_trial": 3, "mouse_code": 3, "neuron_code": 7, "mouse": "3", "neuron_x_mouse": "1m3bayes", "neuron": 1, "log_firing_rate": 2.932, "Firing rate": 855.9, "firing_rate": 855.9, "i_spike": 132.5, "isi": 0.02616, "combined_condition": 1}, {"stim": 1, "i_trial": 3, "mouse_code": 3, "neuron_code": 11, "mouse": "3", "neuron_x_mouse": "2m3bayes", "neuron": 2, "log_firing_rate": 2.831, "Firing rate": 677.2, "firing_rate": 677.2, "i_spike": 136.5, "isi": 0.02546, "combined_condition": 2}, {"stim": 1, "i_trial": 4, "mouse_code": 0, "neuron_code": 0, "mouse": "0", "neuron_x_mouse": "0m0bayes", "neuron": 0, "log_firing_rate": 1.641, "Firing rate": 43.76, "firing_rate": 43.76, "i_spike": 36.0, "isi": 0.09413, "combined_condition": 0}, {"stim": 1, "i_trial": 4, "mouse_code": 0, "neuron_code": 4, "mouse": "0", "neuron_x_mouse": "1m0bayes", "neuron": 1, "log_firing_rate": 2.56, "Firing rate": 363.4, "firing_rate": 363.4, "i_spike": 85.5, "isi": 0.04017, "combined_condition": 1}, {"stim": 1, "i_trial": 4, "mouse_code": 0, "neuron_code": 8, "mouse": "0", "neuron_x_mouse": "2m0bayes", "neuron": 2, "log_firing_rate": 2.755, "Firing rate": 568.7, "firing_rate": 568.7, "i_spike": 157.5, "isi": 0.02206, "combined_condition": 2}, {"stim": 1, "i_trial": 4, "mouse_code": 1, "neuron_code": 1, "mouse": "1", "neuron_x_mouse": "0m1bayes", "neuron": 0, "log_firing_rate": 1.911, "Firing rate": 81.41, "firing_rate": 81.41, "i_spike": 64.0, "isi": 0.05427, "combined_condition": 0}, {"stim": 1, "i_trial": 4, "mouse_code": 1, "neuron_code": 5, "mouse": "1", "neuron_x_mouse": "1m1bayes", "neuron": 1, "log_firing_rate": 2.042, "Firing rate": 110.2, "firing_rate": 110.2, "i_spike": 83.0, "isi": 0.04196, "combined_condition": 1}, {"stim": 1, "i_trial": 4, "mouse_code": 1, "neuron_code": 9, "mouse": "1", "neuron_x_mouse": "2m1bayes", "neuron": 2, "log_firing_rate": 2.676, "Firing rate": 473.7, "firing_rate": 473.7, "i_spike": 156.0, "isi": 0.02235, "combined_condition": 2}, {"stim": 1, "i_trial": 4, "mouse_code": 2, "neuron_code": 2, "mouse": "2", "neuron_x_mouse": "0m2bayes", "neuron": 0, "log_firing_rate": 2.408, "Firing rate": 256.0, "firing_rate": 256.0, "i_spike": 104.0, "isi": 0.03335, "combined_condition": 0}, {"stim": 1, "i_trial": 4, "mouse_code": 2, "neuron_code": 6, "mouse": "2", "neuron_x_mouse": "1m2bayes", "neuron": 1, "log_firing_rate": 2.259, "Firing rate": 181.7, "firing_rate": 181.7, "i_spike": 113.0, "isi": 0.0308, "combined_condition": 1}, {"stim": 1, "i_trial": 4, "mouse_code": 2, "neuron_code": 10, "mouse": "2", "neuron_x_mouse": "2m2bayes", "neuron": 2, "log_firing_rate": 2.359, "Firing rate": 228.3, "firing_rate": 228.3, "i_spike": 154.0, "isi": 0.02278, "combined_condition": 2}, {"stim": 1, "i_trial": 4, "mouse_code": 3, "neuron_code": 3, "mouse": "3", "neuron_x_mouse": "0m3bayes", "neuron": 0, "log_firing_rate": 2.631, "Firing rate": 427.3, "firing_rate": 427.3, "i_spike": 123.5, "isi": 0.02791, "combined_condition": 0}, {"stim": 1, "i_trial": 4, "mouse_code": 3, "neuron_code": 7, "mouse": "3", "neuron_x_mouse": "1m3bayes", "neuron": 1, "log_firing_rate": 3.256, "Firing rate": 1803.0, "firing_rate": 1803.0, "i_spike": 129.0, "isi": 0.02722, "combined_condition": 1}, {"stim": 1, "i_trial": 4, "mouse_code": 3, "neuron_code": 11, "mouse": "3", "neuron_x_mouse": "2m3bayes", "neuron": 2, "log_firing_rate": 2.378, "Firing rate": 238.5, "firing_rate": 238.5, "i_spike": 140.5, "isi": 0.02499, "combined_condition": 2}]}}
